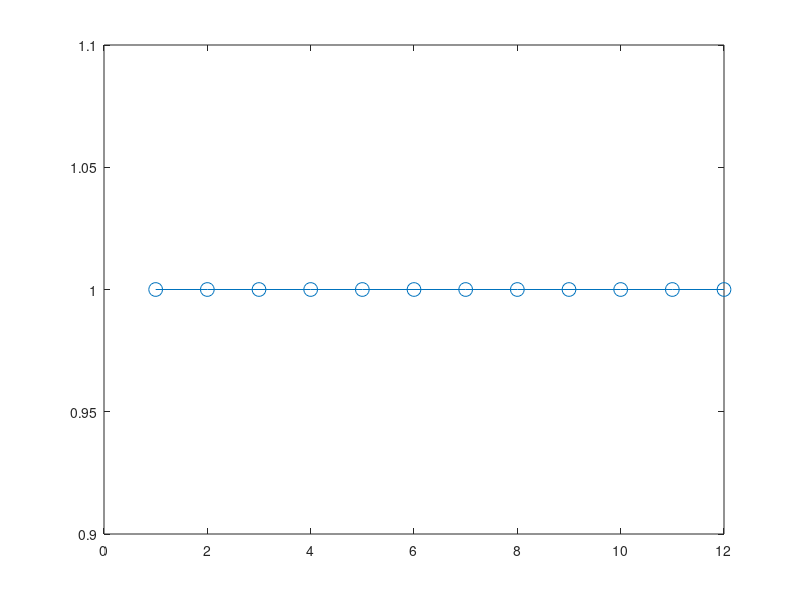
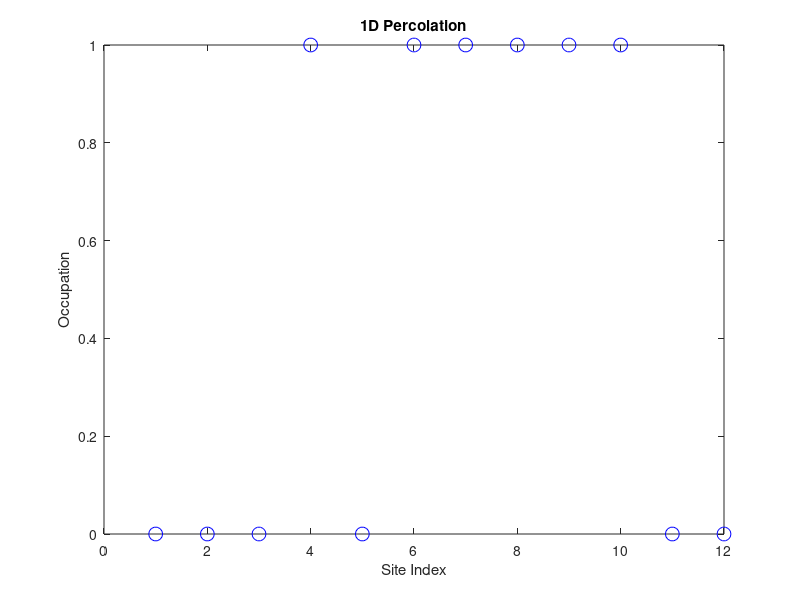

The MATLAB source for these figures, in order: (Note: this script raises an error after producing the figures.)
% Define parameters
close all
clear all
% Parameters
    lattice_size = 12; %% Size of the lattice 
    %%% two more added for claculating cluster size
    % Generate the lattice
    lattice = rand(lattice_size, 1) < 1;
    figure;
    plot(1:lattice_size, lattice, '-o', 'MarkerSize', 10)
 %%%%%%%%%%%%%%%%%%%%%%%%%%%%%%%%%%%%%%%%%%%%%%
    p = 0.7; % Probability of each site being occupied
    % Generate the lattice
    lattice = rand(lattice_size, 1) < p;
      lattice(1) =0;
        lattice(end) =0;
    % Visualize the lattice
    figure;
    plot(1:lattice_size, lattice, 'bo', 'MarkerSize', 10);
    xlabel('Site Index');
    ylabel('Occupation');
    title('1D Percolation');
    %%%%%%%%%%% Cluster size    %%%%%%%%%%%%%%
    j1=find(lattice==0);
    clustre_size_distr=diff(j1)-1;
%%%%%%%%%%%%%%%%%%%%%%%%%%%%%%%%%%%%%%%%%%%%%%%
    % Check for percolation
    connected = check_percolation(lattice);

    if connected
        disp('Percolation occurred!');
    else
        disp('No percolation.');
    end

%end

function connected = check_percolation(lattice)
    % Check for percolation
    left_end = 1;
    right_end = length(lattice);
    
    % If either end is occupied, there's percolation
    connected = lattice(left_end) || lattice(right_end);
end